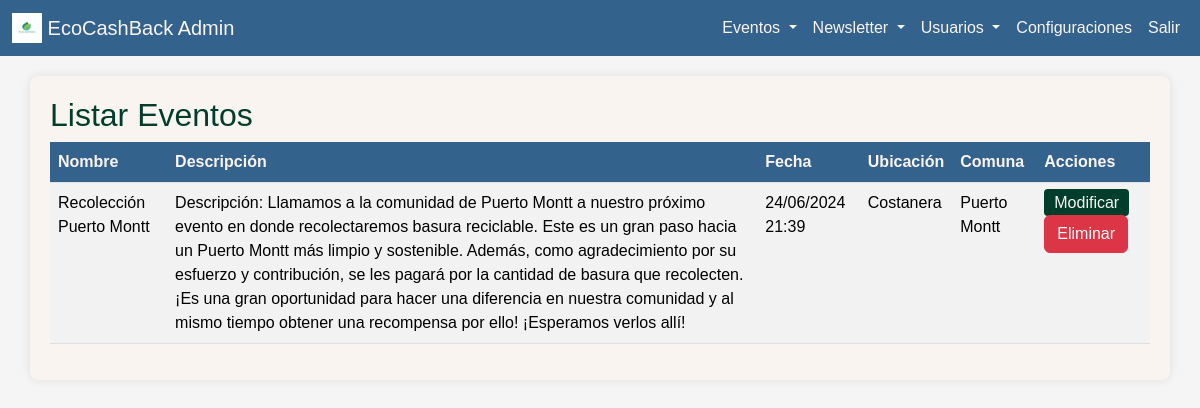
The page /administracion/listar_evento/ on the database as committed earlier.
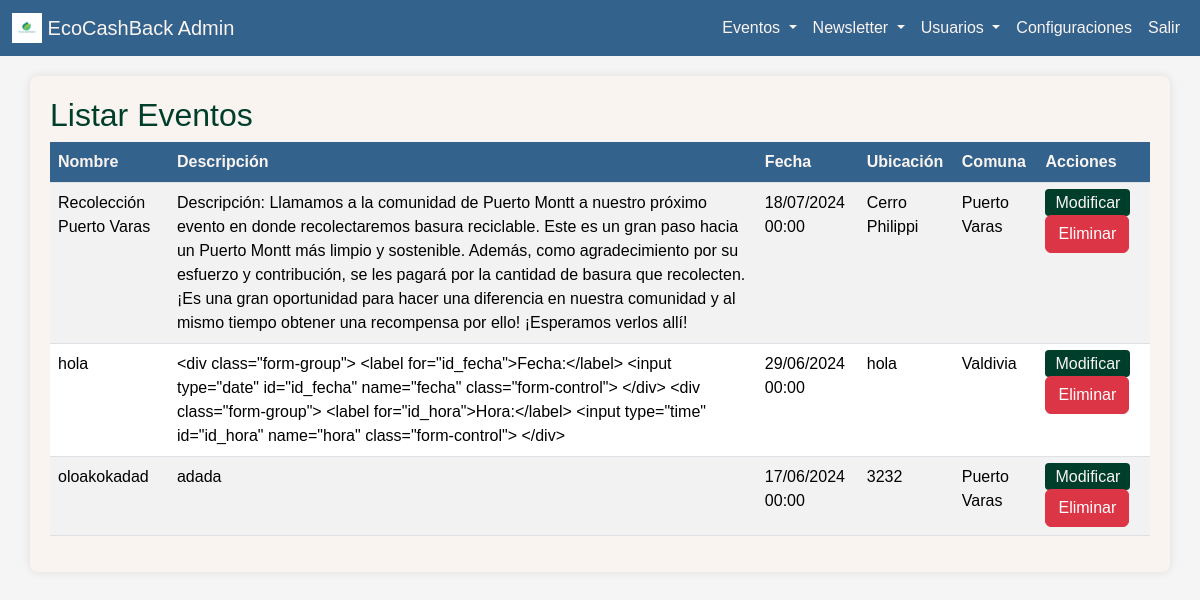
The same page on the database as committed later.
### administracion/models.py (models this page shows, shortened)
class Evento(models.Model):
    evento_id = models.AutoField(primary_key=True)
    nombre = models.CharField(max_length=100)
    descripcion = models.TextField()
    fecha = models.DateTimeField()
    ubicacion = models.CharField(max_length=255)
    comuna = models.ForeignKey('Comuna', on_delete=models.CASCADE)

class Comuna(models.Model):
    comuna_id = models.AutoField(primary_key=True)
    nombre = models.CharField(max_length=100)
    region = models.ForeignKey('Region', on_delete=models.CASCADE)

### administracion/views.py (the view)
# urls.py: path('listar_evento/', views.listar_evento, name='listar_evento'),
def listar_evento(request):
    eventos = Evento.objects.all()
    return render(request, 'administracion/eventos/listar_eventos.html', {'eventos': eventos})

### administracion/templates/administracion/eventos/listar_eventos.html (shortened to what this page needs)
{% load static %}
<!DOCTYPE html>
<html lang="es">
<head>
    <link rel="stylesheet" href="https://cdn.jsdelivr.net/npm/bootstrap@5.3.3/dist/css/bootstrap.min.css">
    <link rel="stylesheet" href="{% static 'css/admin_styles.css' %}">
</head>
<body>
    <nav class="navbar navbar-expand-lg navbar-light">
        <div class="container-fluid">
            <a class="navbar-brand" href="{% url 'admin_dashboard' %}">
                <img src="{% static 'img/logo-ecocashback.jpeg' %}" alt="Logo-EcoCashBack" width="30" height="30" class="d-inline-block align-top">
                EcoCashBack Admin
            </a>
            <div class="collapse navbar-collapse" id="navbarNav">
                <ul class="navbar-nav ms-auto">
                    <li class="nav-item dropdown">
                        <a class="nav-link dropdown-toggle" href="#" id="eventosDropdown" role="button" data-bs-toggle="dropdown" aria-expanded="false">
                            Eventos
                        </a>
                    </li>
                    <li class="nav-item dropdown">
                        <a class="nav-link dropdown-toggle" href="#" id="eventosDropdown" role="button" data-bs-toggle="dropdown" aria-expanded="false">
                            Newsletter
                        </a>
                    </li>
                    <li class="nav-item dropdown">
                        <a class="nav-link dropdown-toggle" href="#" id="eventosDropdown" role="button" data-bs-toggle="dropdown" aria-expanded="false">
                            Usuarios
                        </a>
                    </li>
                    <li class="nav-item">
                        <a class="nav-link" href="#">Configuraciones</a>
                    </li>
                    <li class="nav-item">
                        <a class="nav-link" href="#">Salir</a>
                    </li>
                </ul>
            </div>
        </div>
    </nav>
    <div class="container">
        <h2>Listar Eventos</h2>
        <table class="table table-striped">
            <thead>
                <tr>
                    <th>Nombre</th>
                    <th>Descripción</th>
                    <th>Fecha</th>
                    <th>Ubicación</th>
                    <th>Comuna</th>
                    <th>Acciones</th>
                </tr>
            </thead>
            <tbody>
                {% for evento in eventos %}
                <tr>
                    <td>{{ evento.nombre }}</td>
                    <td>{{ evento.descripcion }}</td>
                    <td>{{ evento.fecha|date:"d/m/Y H:i" }}</td>
                    <td>{{ evento.ubicacion }}</td>
                    <td>{{ evento.comuna.nombre }}</td>
                    <td>
                        <a href="{% url 'modificar_evento' evento.pk %}" class="btn-modificar">Modificar</a>
                        <a href="{% url 'eliminar_evento' evento.pk %}" class="btn btn-danger">Eliminar</a>
                    </td>
                </tr>
                {% endfor %}
            </tbody>
        </table>
    </div>
</body>
</html>

Rows that differ between the two databases and show on the page:
removed Evento: nombre "Recolección Puerto Montt", descripcion "Descripción: Llamamos a la comunidad de Puerto Montt a nuestro próximo evento en donde recolectaremos basura reciclable. Este es un gran paso hacia un Puerto Montt más limpio y sostenible. Además, como agradecimiento por su esfuerzo y contribución, se les pagará por la cantidad de basura que recolecten. ¡Es una gran oportunidad para hacer una diferencia en nuestra comunidad y al mismo tiempo obtener una recompensa por ello! ¡Esperamos verlos allí!", fecha "24/06/2024 21:39", ubicacion "Costanera", comuna.nombre "Puerto Montt"
added Evento: nombre "Recolección Puerto Varas", descripcion "Descripción: Llamamos a la comunidad de Puerto Montt a nuestro próximo evento en donde recolectaremos basura reciclable. Este es un gran paso hacia un Puerto Montt más limpio y sostenible. Además, como agradecimiento por su esfuerzo y contribución, se les pagará por la cantidad de basura que recolecten. ¡Es una gran oportunidad para hacer una diferencia en nuestra comunidad y al mismo tiempo obtener una recompensa por ello! ¡Esperamos verlos allí!", fecha "18/07/2024 00:00", ubicacion "Cerro Philippi", comuna.nombre "Puerto Varas"
added Evento: nombre "hola", descripcion "<div class=\"form-group\"> <label for=\"id_fecha\">Fecha:</label> <input type=\"date\" id=\"id_fecha\" name=\"fecha\" class=\"form-control\"> </div> <div class=\"form-group\"> <label for=\"id_hora\">Hora:</label> <input type=\"time\" id=\"id_hora\" name=\"hora\" class=\"form-control\"> </div>", fecha "29/06/2024 00:00", ubicacion "hola", comuna.nombre "Valdivia"
added Evento: nombre "oloakokadad", descripcion "adada", fecha "17/06/2024 00:00", ubicacion "3232", comuna.nombre "Puerto Varas"
